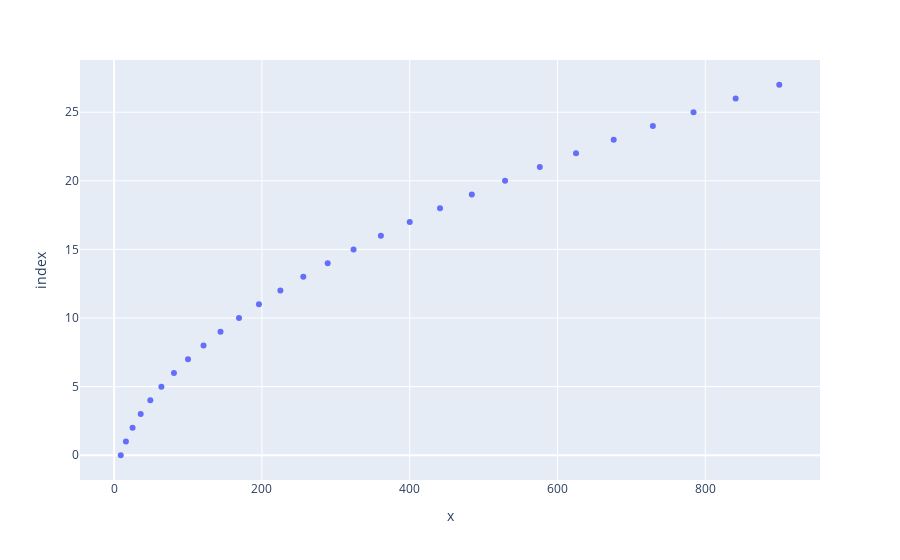

Write notebook code for a chart like this one.
### Code cell
xd = []
ys = []
d2 = []
for lp in range(2,30):
    for lp2 in range(100):
        d2 = []
        A = np.random.randint(0,30,(lp+1)*(lp+1)).reshape(lp+1,lp+1)
        A[:,lp] = A[:,lp-1]*2
        d2.append(np.log(np.linalg.det(A)))
    xd.append(np.average(d2))
    ys.append((lp+1)*(lp+1))

pt.scatter(xd, ys)

### Figure 1 — Plotly figure (JSON) as saved in the notebook; plotly's stock layout.template omitted (floating-point values rounded to 4 significant figures)
{"data": [{"hovertemplate": "x=%{x}<br>index=%{y}<extra></extra>", "legendgroup": "", "marker": {"color": "#636efa", "symbol": "circle"}, "mode": "markers", "name": "", "orientation": "h", "showlegend": false, "type": "scatter", "x": [9, 16, 25, 36, 49, 64, 81, 100, 121, 144, 169, 196, 225, 256, 289, 324, 361, 400, 441, 484, 529, 576, 625, 676, 729, 784, 841, 900], "xaxis": "x", "y": [0, 1, 2, 3, 4, 5, 6, 7, 8, 9, 10, 11, 12, 13, 14, 15, 16, 17, 18, 19, 20, 21, 22, 23, 24, 25, 26, 27], "yaxis": "y"}], "layout": {"legend": {"tracegroupgap": 0}, "margin": {"t": 60}, "xaxis": {"anchor": "y", "domain": [0, 1], "title": {"text": "x"}}, "yaxis": {"anchor": "x", "domain": [0, 1], "title": {"text": "index"}}}}
